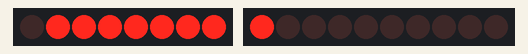
The sketch below on a simulated Arduino Uno, built with avr-gcc and run on an emulated ATmega328P. Shown: 8 shift-register outputs drawn as a row of LEDs (first output left, lit = HIGH), 10 shift-register outputs drawn as a row of LEDs (first output left, lit = HIGH). Wiring (inferred from the names in the program): shift register (74HC595): data pin 10; shift clock pin 12; latch pin 11; decade counter: clock pin 3; reset pin 2. Wiring (inferred from the signals the program sends): 2 × row of LEDs: on Q0, Q1, Q2, Q3, Q4, Q5, Q6, Q7 / on Q0, Q1, Q2, Q3, Q4, Q5, Q6, Q7, Q8, Q9.

Above: at 0.25 s.
At 0.85 s:
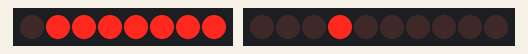
At 1.6 s:
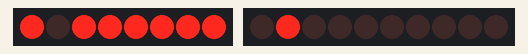
At 2.85 s:
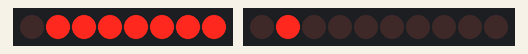
At 4.2 s:
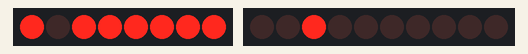
At 5.45 s:
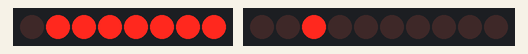
Timing chart, 0 to 5.8 s (numbered marks = the images above):
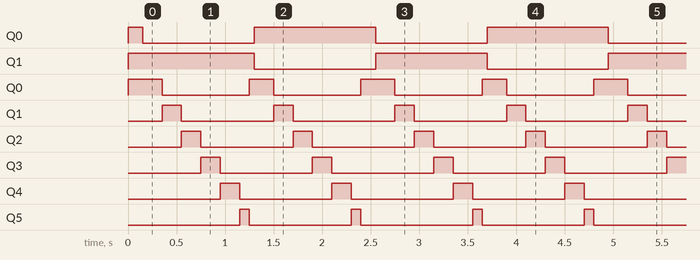

Measured:
- by itself, Q0: alternates HIGH for 1.3 s and LOW for 1.2 s
- by itself, Q1: alternates HIGH for 1.2 s and LOW for 1.3 s
- by itself, Q0: repeats every 2.4 s: HIGH 0.25 s, LOW 0.90 s, HIGH 0.35 s, LOW 0.90 s
- by itself, Q1: alternates HIGH for 0.20 s and LOW for 0.95 s
- by itself, Q2–4: alternates HIGH for 0.20 s and LOW for 1.0 s
- by itself, Q5: alternates HIGH for 0.10 s and LOW for 1.1 s

The sketch:

CableTesterVer02.ino
```cpp
//Author: Toby Cotter
//Description:  We are using the 74HC595 to enable one 4017 at a time
//
//74HC595 Serial Data = Arduino pin #10
//74HC595 Latch       = Arduino pin #11
//74HC595 Clock       = Arduino pin #12
//
//4017 Reset      All tied together then tied to arduino pin #2
//4017 Clock      All tied together then tied to arduino pin #3
//4017 CE chip #1   Tied to QA of 74HC595
//4017 CE chip #2   Tied to QB of 74HC595


//*** 74HC595 Variables ***
int serialDataPin_595 = 10;
int latchPin_595 = 11;
int clockPin_595 = 12;
//*** 4017 Variables ***
int resetPin_4017 = 2;
int clockPin_4017 = 3;

int resetValue = 255;
int serialData = 255;

void setup() {
  //print comments
  Serial.begin(9600);
  //595
  pinMode(serialDataPin_595, OUTPUT);
  pinMode(latchPin_595, OUTPUT);
  pinMode(clockPin_595, OUTPUT);
  //4017
  pinMode(resetPin_4017, OUTPUT);
  pinMode(clockPin_4017, OUTPUT);
  //Reset 595
  SendSerialData_595(255);
  //4017
  ResetAll4017();
}//End setup

void loop() {
    //Serial.print("Sending: ");
    //Serial.println(resetValue);
    //4017 #1
    SendSerialData_595(254);
    digitalWrite(resetPin_4017, LOW);
    for(int i=0; i < 5; i++){
      Clock4017();
    }
    ResetAll4017();
    //4017 #2
    SendSerialData_595(253);
    digitalWrite(resetPin_4017, LOW);
    for(int i=0; i < 5; i++){
      Clock4017();
    }
    ResetAll4017();
    delay(100);
}//End loop

void Clock4017(){
  digitalWrite(clockPin_4017, LOW);
  delay(100);
  digitalWrite(clockPin_4017, HIGH);
  delay(100);
}//End Clock4017

void SendSerialData_595(int val){
  digitalWrite(latchPin_595, LOW);
  shiftOut(serialDataPin_595, clockPin_595, MSBFIRST,val);
  digitalWrite(latchPin_595,HIGH);
  delay(100);
}//End SendSerialData

void ResetAll4017(){
  digitalWrite(resetPin_4017, HIGH);
  digitalWrite(clockPin_4017, HIGH);
  delay(50);
}//End ResetAll4017
```
